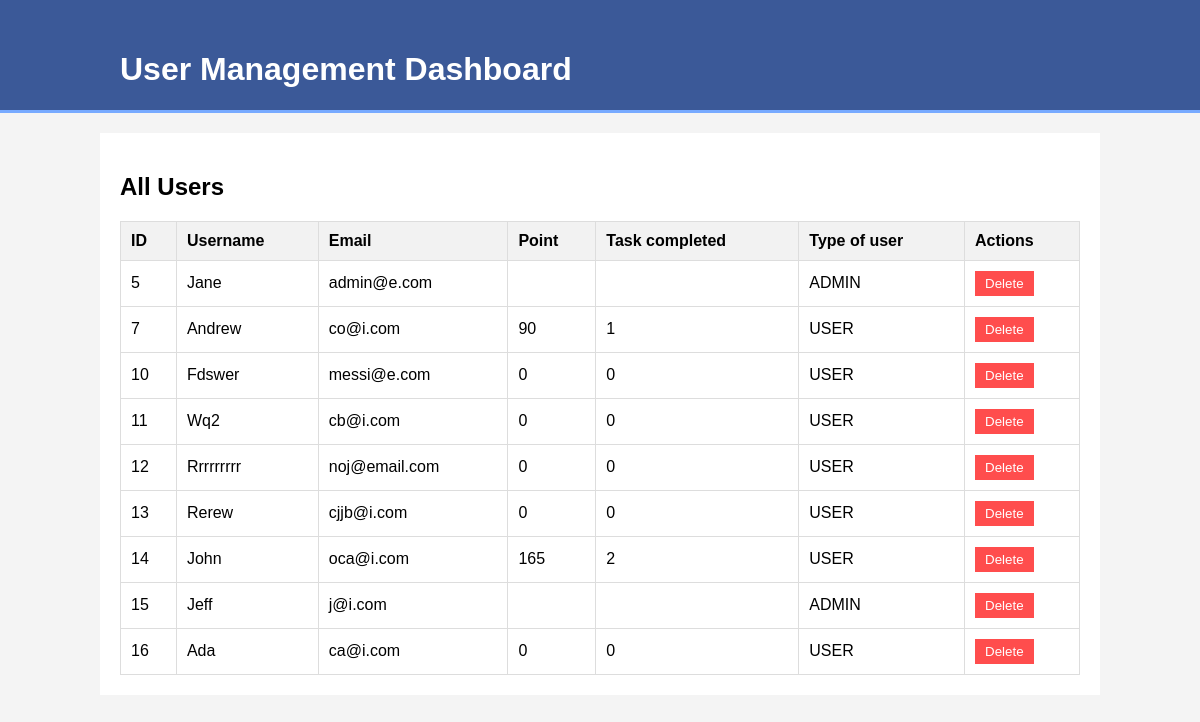
The app's page /User_manager/, older data.
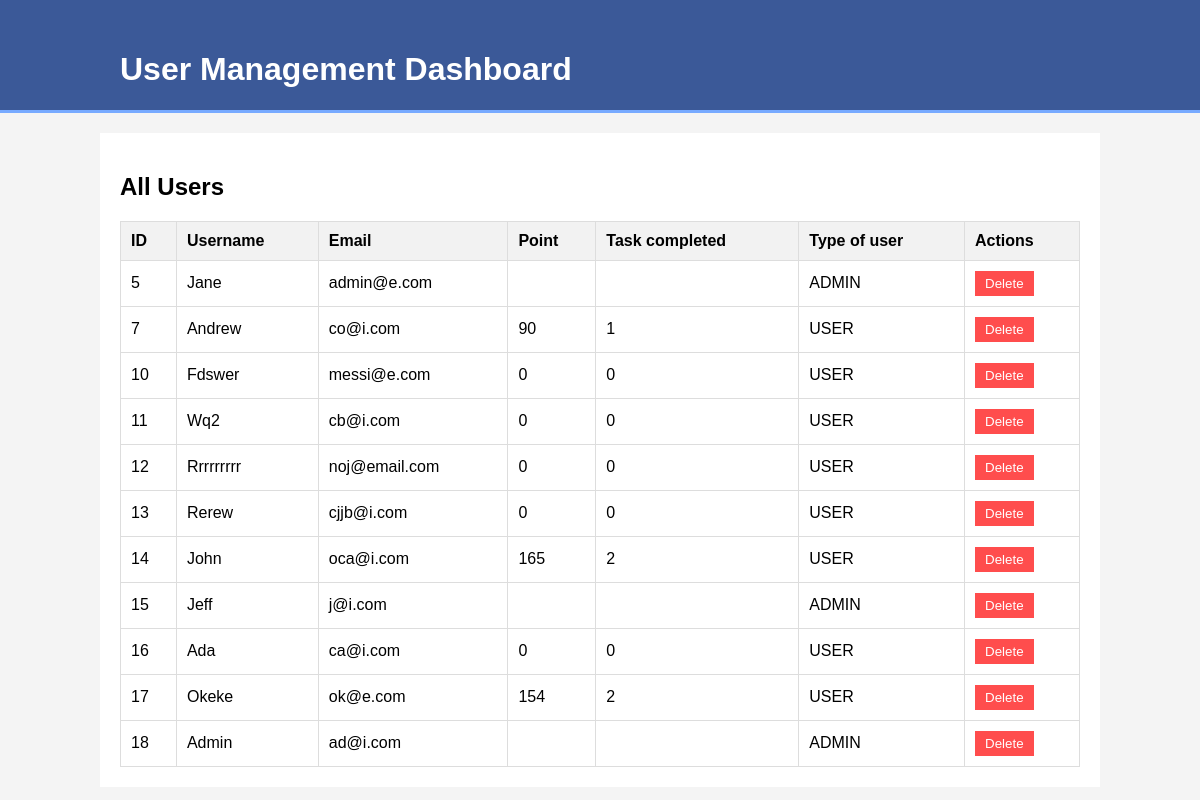
The same page, newer data.
### mytask/models.py (models this page shows, shortened)
class MyUsers(AbstractBaseUser,PermissionsMixin):
    class Role(models.TextChoices):
        ADMIN = 'ADMIN','Admin'
        USER = 'USER','User'
    user_type = models.CharField(max_length=50, choices=Role.choices)
    username = models.CharField(max_length=255,null=True,unique=True)
    email = models.EmailField(_("email address"), unique=True)
    created_at  = models.DateTimeField(default=timezone.now)
    is_staff = models.BooleanField(default=False)
    is_superuser = models.BooleanField(default=False)
    is_active = models.BooleanField(default=False)
    objects =  CustomUserManager()
    USERNAME_FIELD = "email"
    REQUIRED_FIELDS = ['username']

class UserProfile(models.Model):
    user = models.OneToOneField(MyUsers, on_delete = models.CASCADE,related_name='auth_users')
    total_points =models.IntegerField( default=0, blank=True)
    number_of_task_completed = models.IntegerField(default=0,blank=True)

### mytask/views.py (the view)
# urls.py: path('User_manager/',views.view_all_user, name='view_all_user'),
def view_all_user(request):
    users = MyUsers.objects.only('email').order_by('id')
    context = {'users':users}
    return render(request,'mytask/all_users.html',context)

### mytask/templates/mytask/all_users.html (shortened to what this page needs)
<!DOCTYPE html>
<html lang="en">
<head>
</head>
<body>
    <header>
        <div class="container">
            <h1>User Management Dashboard</h1>
        </div>
    </header>
    <div class="container main">
        <h2>All Users</h2>
        <table>
            <thead>
                <tr>
                    <th>ID</th>
                    <th>Username</th>
                    <th>Email</th>
                    <th>Point</th>
                    <th>Task completed</th>
                    <th>Type of user</th>
                    <th>Actions</th>
                </tr>
            </thead>
            <tbody>
                {% for user in users %}
                <tr>
                    <td>{{ user.id }}</td>
                    <td>{{ user.username }}</td>
                    <td>{{ user.email }}</td>
                    <td>{{ user.auth_users.total_points}}</td>
                    <td>{{ user.auth_users.number_of_task_completed }}</td>
                    <td>{{ user.user_type }}</td>
                    <td>
                    <a href='{% url "delete_user" user.id %}'><button type="submit" class="btn-delete">Delete</button></a>
                    </td>
                </tr>
                {% endfor %}
            </tbody>
        </table>
    </div>
</body>
</html>

Row changes from the older to the newer data that the page shows:
added MyUsers: id "17", username "Okeke", email "ok@e.com", auth_users.total_points "154", auth_users.number_of_task_completed "2", user_type "USER"
added MyUsers: id "18", username "Admin", email "ad@i.com", user_type "ADMIN"
